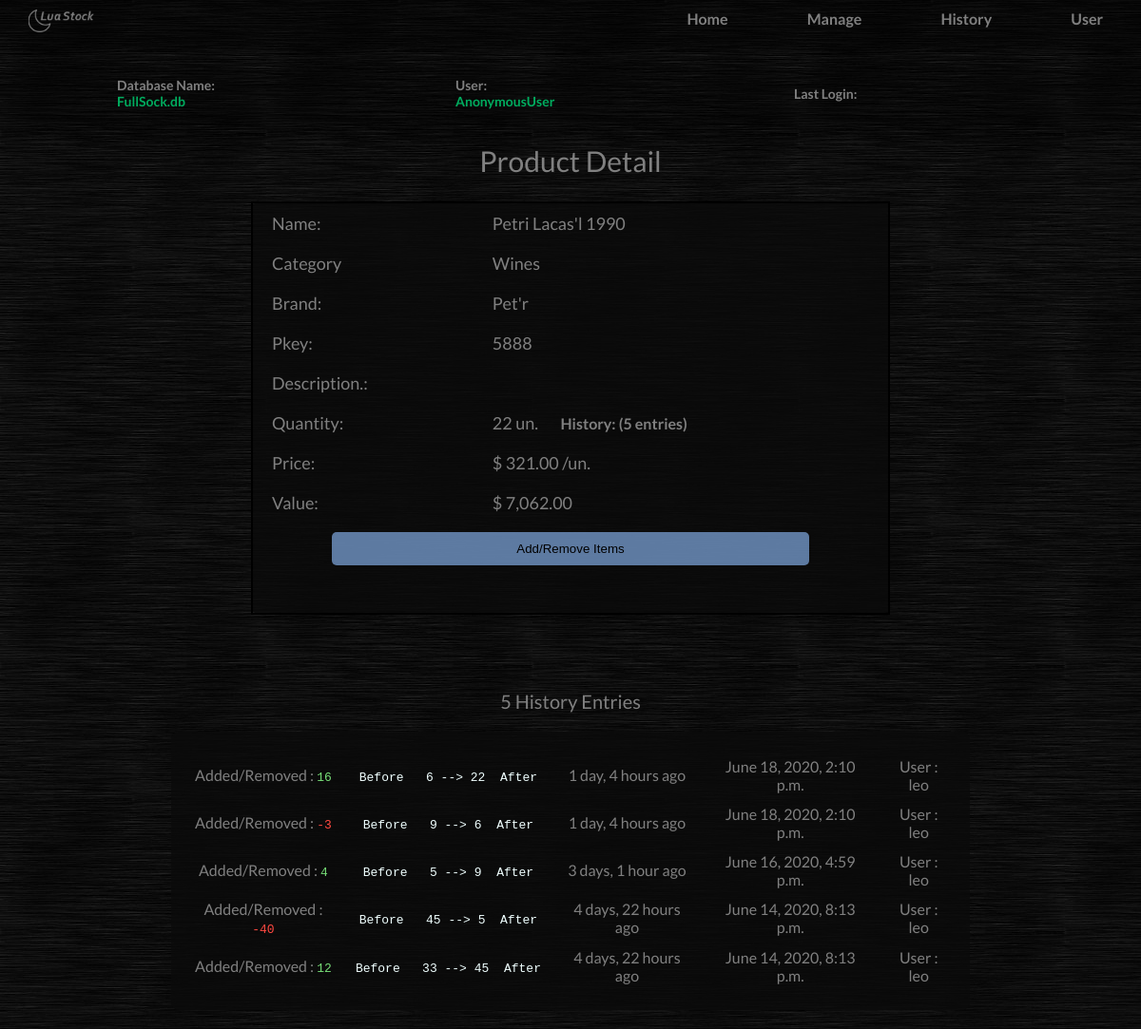
The page /stock/detail-id-21 on the database as committed earlier.
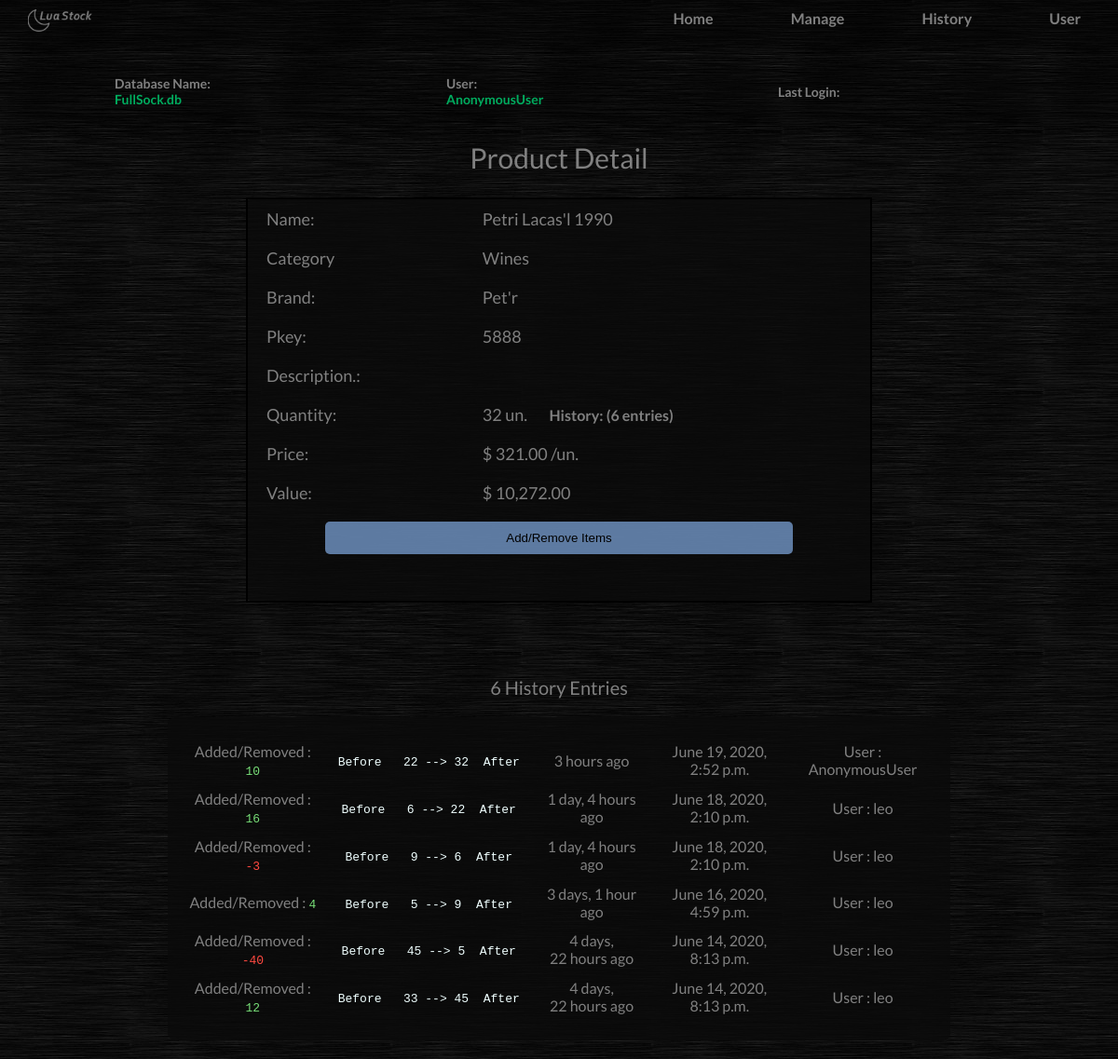
The same page on the database as committed later.
### stock/models.py (models this page shows, shortened)
class Product(models.Model):
	name = models.CharField(max_length=50, unique=True)
	brand = models.CharField(max_length=20)
	category = models.ForeignKey(Category, on_delete=models.CASCADE)
	description = models.TextField(max_length=400)
	pkey = models.PositiveSmallIntegerField(unique=True, help_text="Unique Product Key. Current P.Key is unique")
	quantity = models.PositiveSmallIntegerField(help_text="Initial quantity value. Do no try to create a produt that already exists.")
	price = models.DecimalField(max_digits=8, decimal_places=2, help_text= " ex: $ 127.99 * Just type numbers")

class HistConf(models.Model):
	item = models.ForeignKey(Product, on_delete=models.CASCADE)
	actual= models.PositiveSmallIntegerField()
	transition = models.IntegerField()
	total = models.PositiveSmallIntegerField()
	user = models.CharField(max_length=50)
	time = models.DateTimeField()

class Category(models.Model):
	name = models.CharField(max_length=50, unique=True)
	description = models.TextField(max_length=400)
	def __str__(self):
		return self.name

### stock/views.py (the view, shortened to what this page needs)
# urls.py: path('detail-id-<int:pk>', views.detail, name='detail'),
def detail(request, pk):
	item = Product.objects.filter(pk=pk)[0]
	sucess= None
	remove= None
	context ={
			"pk": pk,
			"item": item,
			"value": item.quantity * item.price,
			'sucess': sucess,
			'remove': remove,
			'history': HistConf.objects.filter(item=pk)[::-1],
			}
	return render(request, 'stock/stock_detail.html', context)

### stock/templates/stock/stock_detail.html (shortened to what this page needs)
{% extends 'stock/base.html' %}
{% load static %}
{% load humanize %}
{% block title %}
    <link rel="stylesheet" href="{% static 'stock/detail.css' %}">
{%  endblock %}
{% block content %}
<div class="mainbox">
    <h2>Product Detail</h2>
    <table>
	        <tr><td>Name:         </td><td>{{item.name}}        </td>	</tr>
	        <tr><td>Category      </td><td>{{item.category}}	</td>	</tr>
	        <tr><td>Brand:        </td><td>{{item.brand}}       </td>  		</tr>
	        <tr><td>Pkey:         </td><td>{{item.pkey}}        </td>   		</tr>
	        <tr><td>Description.: </td><td>{{item.desciption}}  </td>	</tr>
	        <tr><td>Quantity:     </td><td>{{item.quantity}} un. <a href="#histtag" class='hist'> History: ({{ history|length }} entries) </a></td> </tr>
	        <tr><td>Price:        </td><td>$ {{item.price|intcomma}} /un.</td>   </tr>
	        <tr><td>Value:        </td><td>$ {{value|intcomma}}          </td> 			</tr>
	        <tr><td colspan="2" style="text-align: center;"><button onclick="hideid('hide')">Add/Remove Items</button></td></tr>
	        <form action="#" method="POST">
		        <tr>
		        	<td colspan="2" >
		        	</td>
		        </tr>
		        <tr>
		        	<td colspan="2">
		        	</td>
		        </tr>
	    	</form>
    </table>
</div>
<div>
	<a name="histtag"></a>
	<table class="histbox">
	<p style="color: gray; font-size: 20px; text-align: center;">{{ history|length }} History Entries </p>
	{% for hist in history %}
		<tr class=histli>
				<div class='hulbox'>
					<td>Added/Removed :
					{% if hist.transition > 0 %}
						 <pre style="color: #77DD77; display: inline;">{{hist.transition}}</pre>
					{% else %}
						<pre style="color: #FF4941; display: inline;">{{hist.transition}}</pre>
					{% endif %}
					</td>
					<td><pre style="color: azure; display: inline;">Before   {{hist.actual}} --> {{hist.total}}  After</pre></td>
					<td>{{hist.time|naturaltime}}</td>
					<td>{{hist.time}}</td>
					<td>User : {{hist.user}}</td>
		</tr>
	{% empty %}
	<tr><td>No history entries in this product</td></tr>
	{% endfor %}
	</table>
</div>
{% endblock %}

### stock/templates/stock/base.html (shortened to what this page needs)
{% load static %}
<!DOCTYPE html>
<html>
<head>
	<link rel="stylesheet" href="{% static 'stock/base.css' %}">
	{% block title %}
	{% endblock %}
</head>
	<body style="font-family: 'Lato', sans-serif;">
			<nav class="top-bar">
				<ul class='title-area'>
					<li class='home'> <a href="{% url 'index' %}"> Home </a></li>
					<li class='manage'><a href="{% url 'manage' %}"> Manage </a></li>
					<li class='history'><a href="{% url 'history' %}"> History </a></li>
					<li class='user'><a href="{% url 'admin:index' %}"> User </a></li>
				</ul>
			</nav>
		<table class='cols'>
			<tr>
				<th> Database Name: <div id="greenfont"> FullSock.db </div></th>
				<th> User: <div id="greenfont"> {{request.user}} </div></th>
				<th> Last Login: <div id="greenfont"> {{request.user.last_login}} </div></th>
			</tr>
		</table>
		{% block content %}
		{% endblock %}
	</body>
</html>

Rows that differ between the two databases and show on the page:
added HistConf: user "AnonymousUser", transition "10", actual "22", total "32", time "3 hours ago", time "June 19, 2020, 2:52 p.m."
changed Product "Pet'r": quantity "22" → "32"
Other text that changed with them:
{{ history|length }}: "5" → "6"
{{ value|intcomma }}: "7,062.00" → "10,272.00"
{{ request.user }}: "AnonymousUser" → (not shown)
